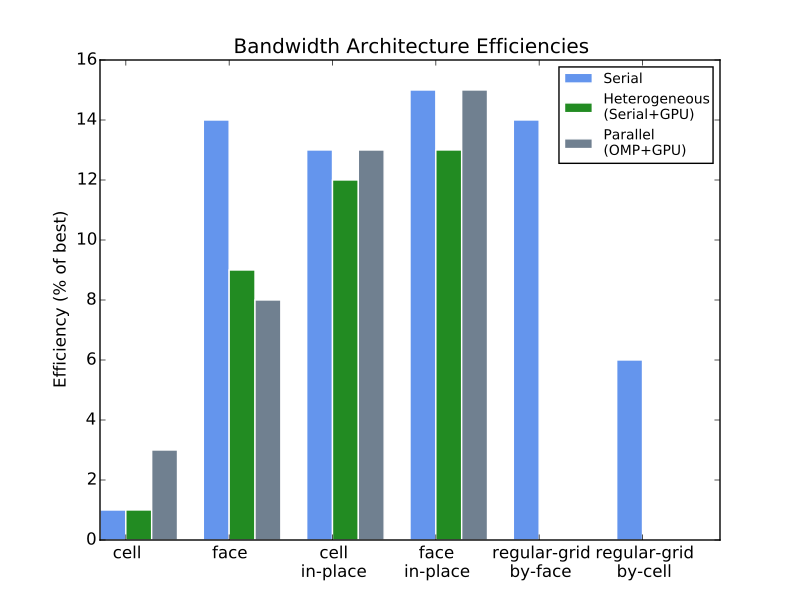

The Python source for this figure:
"""import matplotlib
import matplotlib.pyplot as plt
import numpy as np

labels = ['cell', 'face', 'cell-\nin-place', 'face-\nin-place', 'regular-grid-\nby-cell', 'regular-grid-\nby-face']
OpenMP = [50, 95, 47, 100, 72, 83]
OpenCL = [9, 88, 62, 100, 38, 80]
MPI = [8]

x = np.arange(len(labels))  # the label locations
width = 0.25  # the width of the bars
r1 = x
r2 = 

fig, ax = plt.subplots()
rects1 = ax.bar(x - width/3, OpenMP, width, label='OpenMP', color='cornflowerblue')
rects2 = ax.bar(x, OpenCL, width, label='OpenCL', color='lightslategray')
rects2 = ax.bar(x + width/3, OpenCL, width, label='MPI', color='lightslategray')

# Add some text for labels, title and custom x-axis tick labels, etc.
ax.set_ylabel('Efficiency (% of best)')
ax.set_title('Method Efficiencies for Parallel Methods')
ax.set_xticks(x)
ax.set_xlim([-0.6, 6])
ax.set_xticklabels(labels, fontsize=14, rotation="vertical")
ax.legend(loc='upper right', prop={'size': 12})
fig.subplots_adjust(right=2.0)

"""
"""def autolabel(rects):
        Attach a text label above each bar in *rects*, displaying its height.
        for rect in rects:
            height = rect.get_height()
            ax.annotate('{}'.format(height),
                        xy=(rect.get_x() + rect.get_width() / 2, height),
                        xytext=(0, 3),  # 3 points vertical offset
                        textcoords="offset points",
                        ha='center', va='bottom')


autolabel(rects1)
autolabel(rects2)

fig.tight_layout()

plt.show()
"""
# libraries
import numpy as np
import matplotlib.pyplot as plt
 
# set width of bar
barWidth = 0.25
labels = ['cell', 'face', 'cell\nin-place', 'face\nin-place', 'regular-grid\nby-face', 'regular-grid\nby-cell']
  
# set height of bar
bars1 = [1, 14, 13, 15, 14, 6]
bars2 = [1, 9, 12, 13, 0, 0]
bars3 = [3, 8, 13, 15, 0, 0]
   
# Set position of bar on X axis
r1 = np.arange(len(bars1))
r2 = [x + barWidth for x in r1]
r3 = [x + barWidth for x in r2]
    
# Make the plot
plt.bar(r1, bars1, color='cornflowerblue', width=barWidth, edgecolor='white', label='Serial')
plt.bar(r2, bars2, color='forestgreen', width=barWidth, edgecolor='white', label='Heterogeneous\n(Serial+GPU)')
plt.bar(r3, bars3, color='slategrey', width=barWidth, edgecolor='white', label='Parallel\n(OMP+GPU)')
     
# Add xticks on the middle of the group bars
#plt.xlabel('group', fontweight='bold')
plt.xticks([r + barWidth for r in range(len(bars1))], labels)
plt.ylabel('Efficiency (% of best)')
plt.title('Bandwidth Architecture Efficiencies')
      
# Create legend & Show graphic
plt.legend(prop={'size' : 10})
plt.show()
